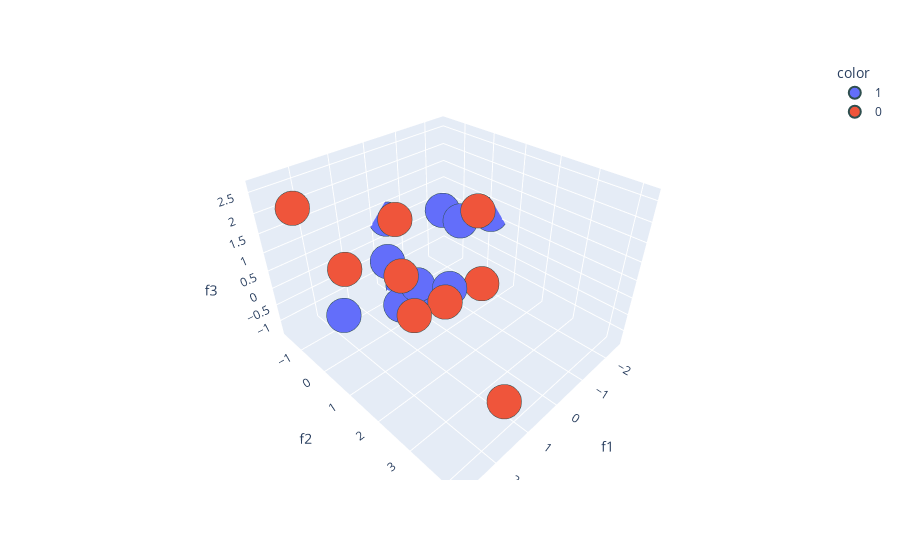

The code cell stored with this chart in its notebook:
### Code cell
fig = px.scatter_3d(df, x='f1', y='f2', z='f3', color=df['target'].astype('str'))
fig.update_traces(marker=dict(size=12, line=dict(width=2, color='DarkSlateGrey')), selector=dict(mode='markers'))
fig.show()

### Figure 1 — Plotly figure (JSON) as saved in the notebook; plotly's stock layout.template omitted (floating-point values rounded to 4 significant figures)
{"data": [{"hovertemplate": "color=1<br>f1=%{x}<br>f2=%{y}<br>f3=%{z}<extra></extra>", "legendgroup": "1", "marker": {"color": "#636efa", "line": {"color": "DarkSlateGrey", "width": 2}, "size": 12, "symbol": "circle"}, "mode": "markers", "name": "1", "scene": "scene", "showlegend": true, "type": "scatter3d", "x": [-0.3675, 0.4206, 1.968, -2.506, 0.3223, -0.3316, 0.667, -1.01, 0.2411, -0.04544, -0.9926], "y": [-1.137, 0.4116, -0.5478, 0.147, 0.06034, -1.632, 0.02581, 0.4417, -0.9525, 1.041, -0.1613], "z": [-1.322, -0.07132, -0.6794, 0.6062, -1.043, 0.6191, -0.7776, 1.129, -0.1363, -0.09403, 1.192]}, {"hovertemplate": "color=0<br>f1=%{x}<br>f2=%{y}<br>f3=%{z}<extra></extra>", "legendgroup": "0", "marker": {"color": "#EF553B", "line": {"color": "DarkSlateGrey", "width": 2}, "size": 12, "symbol": "circle"}, "mode": "markers", "name": "0", "scene": "scene", "showlegend": true, "type": "scatter3d", "x": [0.1771, 1.425, 2.224, -0.7233, 2.823, -1.39, 0.3849, 1.677, 1.438], "y": [-0.5981, 1.441, 0.2304, 1.461, -0.3329, 0.6667, 1.324, 4.188, 1.1], "z": [1.227, 0.1826, 1.192, -0.08537, 2.637, 1.344, -0.1032, -0.08056, 1.065]}], "layout": {"legend": {"title": {"text": "color"}, "tracegroupgap": 0}, "margin": {"t": 60}, "scene": {"domain": {"x": [0, 1], "y": [0, 1]}, "xaxis": {"title": {"text": "f1"}}, "yaxis": {"title": {"text": "f2"}}, "zaxis": {"title": {"text": "f3"}}}}}
